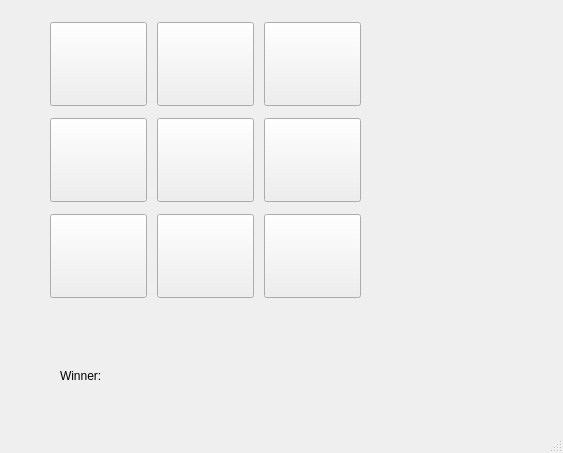
<?xml version="1.0" encoding="UTF-8"?>
<ui version="4.0">
 <class>MainWindow</class>
 <widget class="QMainWindow" name="MainWindow">
  <property name="geometry">
   <rect>
    <x>0</x>
    <y>0</y>
    <width>563</width>
    <height>453</height>
   </rect>
  </property>
  <property name="windowTitle">
   <string>MainWindow</string>
  </property>
  <widget class="QWidget" name="centralwidget">
   <widget class="QLabel" name="resultOfGame">
    <property name="geometry">
     <rect>
      <x>60</x>
      <y>360</y>
      <width>241</width>
      <height>31</height>
     </rect>
    </property>
    <property name="text">
     <string>Winner:</string>
    </property>
   </widget>
   <widget class="QWidget" name="">
    <property name="geometry">
     <rect>
      <x>40</x>
      <y>10</y>
      <width>331</width>
      <height>301</height>
     </rect>
    </property>
    <layout class="QGridLayout" name="gridLayout">
     <property name="sizeConstraint">
      <enum>QLayout::SetDefaultConstraint</enum>
     </property>
     <property name="leftMargin">
      <number>10</number>
     </property>
     <property name="topMargin">
      <number>10</number>
     </property>
     <property name="rightMargin">
      <number>10</number>
     </property>
     <property name="bottomMargin">
      <number>10</number>
     </property>
     <property name="spacing">
      <number>10</number>
     </property>
     <item row="0" column="0">
      <widget class="QPushButton" name="pushButton00">
       <property name="font">
        <font>
         <pointsize>50</pointsize>
        </font>
       </property>
       <property name="text">
        <string/>
       </property>
      </widget>
     </item>
     <item row="0" column="1">
      <widget class="QPushButton" name="pushButton01">
       <property name="font">
        <font>
         <pointsize>50</pointsize>
        </font>
       </property>
       <property name="text">
        <string/>
       </property>
      </widget>
     </item>
     <item row="0" column="2">
      <widget class="QPushButton" name="pushButton02">
       <property name="font">
        <font>
         <pointsize>50</pointsize>
        </font>
       </property>
       <property name="text">
        <string/>
       </property>
      </widget>
     </item>
     <item row="1" column="0">
      <widget class="QPushButton" name="pushButton10">
       <property name="font">
        <font>
         <pointsize>50</pointsize>
        </font>
       </property>
       <property name="text">
        <string/>
       </property>
      </widget>
     </item>
     <item row="1" column="1">
      <widget class="QPushButton" name="pushButton11">
       <property name="font">
        <font>
         <pointsize>50</pointsize>
        </font>
       </property>
       <property name="text">
        <string/>
       </property>
      </widget>
     </item>
     <item row="1" column="2">
      <widget class="QPushButton" name="pushButton12">
       <property name="font">
        <font>
         <pointsize>50</pointsize>
        </font>
       </property>
       <property name="text">
        <string/>
       </property>
      </widget>
     </item>
     <item row="2" column="1">
      <widget class="QPushButton" name="pushButton21">
       <property name="font">
        <font>
         <pointsize>50</pointsize>
        </font>
       </property>
       <property name="text">
        <string/>
       </property>
      </widget>
     </item>
     <item row="2" column="2">
      <widget class="QPushButton" name="pushButton22">
       <property name="font">
        <font>
         <pointsize>50</pointsize>
        </font>
       </property>
       <property name="text">
        <string/>
       </property>
      </widget>
     </item>
     <item row="2" column="0">
      <widget class="QPushButton" name="pushButton20">
       <property name="font">
        <font>
         <pointsize>50</pointsize>
        </font>
       </property>
       <property name="text">
        <string/>
       </property>
      </widget>
     </item>
    </layout>
   </widget>
  </widget>
  <widget class="QMenuBar" name="menubar">
   <property name="geometry">
    <rect>
     <x>0</x>
     <y>0</y>
     <width>563</width>
     <height>21</height>
    </rect>
   </property>
  </widget>
  <widget class="QStatusBar" name="statusbar"/>
 </widget>
 <resources/>
 <connections/>
</ui>
